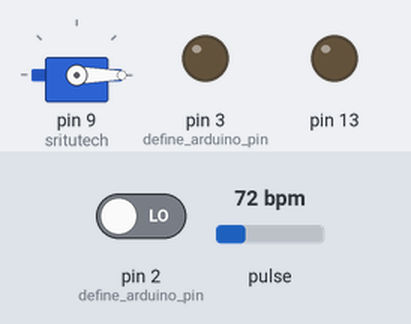
A sketch run on a simulated Arduino Uno, built with avr-gcc and run on an emulated ATmega328P. Parts: servo, output pins drawn as LEDs (lit = HIGH). Dashed ring = blinking. The test bench sets the inputs (shaded band); at power-on: pin 2 (define_arduino_pin) LOW, pulse 72 bpm. What the sketch prints to the serial monitor is not drawn.

Above: at 1.5 s.
1.6 s: pin 2 (define_arduino_pin) driven HIGH
At 2.4 s:
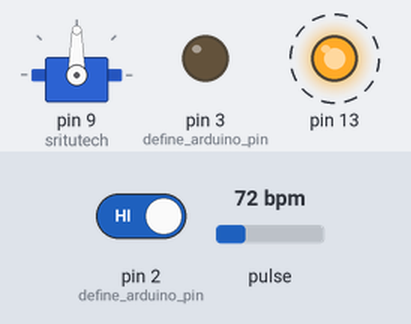
6.8 s: pin 2 (define_arduino_pin) driven LOW
At 8.5 s:
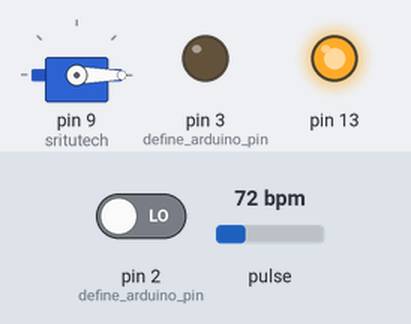
Timing chart, 0 to 10.0 s (numbered marks = the images above; inputs shaded):
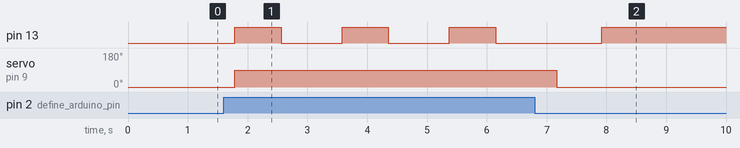

Measured:
- after the input at 1.6 s, servo on pin 9 (sritutech): 0° → 90° after 0.19 s
- after the input at 6.8 s, servo on pin 9 (sritutech): 90° → 0° after 0.37 s

The sketch:

sketch_apr19a.ino
```cpp
#include <OneWire.h>
#include <DallasTemperature.h>
#include <Servo.h>
Servo sritutech;
#define USE_ARDUINO_INTERRUPTS true // Set-up low-level interrupts for most acurate BPM math.
#include <PulseSensorPlayground.h> // Includes the PulseSensorPlayground Library.

// Variables
const int PulseWire = 0; // PulseSensor PURPLE WIRE connected to ANALOG PIN 0
const int LED13 = 13; // The on-board Arduino LED, close to PIN 13.
int Threshold = 550; // Determine which Signal to "count as a beat" and which to ignore.
// Use the "Gettting Started Project" to fine-tune Threshold Value beyond default setting.
// Otherwise leave the default "550" value.

PulseSensorPlayground pulseSensor; // Creates an instance of the PulseSensorPlayground object called "pulseSensor"

// Data wire is conntec to the Arduino digital pin 4
#define ONE_WIRE_BUS 4

// Setup a oneWire instance to communicate with any OneWire devices
OneWire oneWire(ONE_WIRE_BUS);

// Pass our oneWire reference to Dallas Temperature sensor
DallasTemperature sensors(&oneWire);

void setup(void)
{
  pinMode(2, INPUT);//define arduino pin
  pinMode(3, OUTPUT);//define arduino pin
  sritutech.attach(9);
  // Start serial communication for debugging purposes
  Serial.begin(9600);
  // Start up the library
  sensors.begin();
  sritutech.write(0);
  pulseSensor.analogInput(PulseWire);
pulseSensor.blinkOnPulse(LED13); //auto-magically blink Arduino's LED with heartbeat.
pulseSensor.setThreshold(Threshold);

// Double-check the "pulseSensor" object was created and "began" seeing a signal.
if (pulseSensor.begin()) {
Serial.println("We created a pulseSensor Object !"); //This prints one time at Arduino power-up, or on Arduino reset.
}
}

void loop(void){
  // Call sensors.requestTemperatures() to issue a global temperature and Requests to all devices on the bus
  sensors.requestTemperatures();
  ppp();

//  Serial.print("Celsius temperature: ");
//  // Why "byIndex"? You can have more than one IC on the same bus. 0 refers to the first IC on the wire
//  Serial.print(sensors.getTempCByIndex(0));
  Serial.print(" - Fahrenheit temperature: ");
  Serial.print("97");
//  Serial.println(sensors.getTempFByIndex(0)*(-1)/2);

  delay(1000);

//  Infrared
//  if(sensors.getTempFByIndex(0)<98.6 && sensors.getTempFByIndex(0)>94){
    sritutech.write(90);
  bool value = digitalRead(2);//get value and save it boolean veriable
  if (value == 1) { //check condition
//    Serial.println("ON");//print serial monitor ON
//    sritutech.write(0);
//    delay(500);
    sritutech.write(90);
    ppp();
//    Serial.print("BPM: ");
//    Serial.print(78);
  } else {
    Serial.println("OFF");//print serial monitor OFF
    sritutech.write(0);
  }
//  }
}

void ppp(){
  int myBPM = pulseSensor.getBeatsPerMinute(); // Calls function on our pulseSensor object that returns BPM as an "int".
// "myBPM" hold this BPM value now.
if (pulseSensor.sawStartOfBeat()) { // Constantly test to see if "a beat happened".
Serial.println("♥ A HeartBeat Happened ! "); // If test is "true", print a message "a heartbeat happened".
Serial.print("BPM: "); // Print phrase "BPM: "
Serial.println(myBPM); // Print the value inside of myBPM.
}
delay(20); // considered best practice in a simple sketch.
}
```
